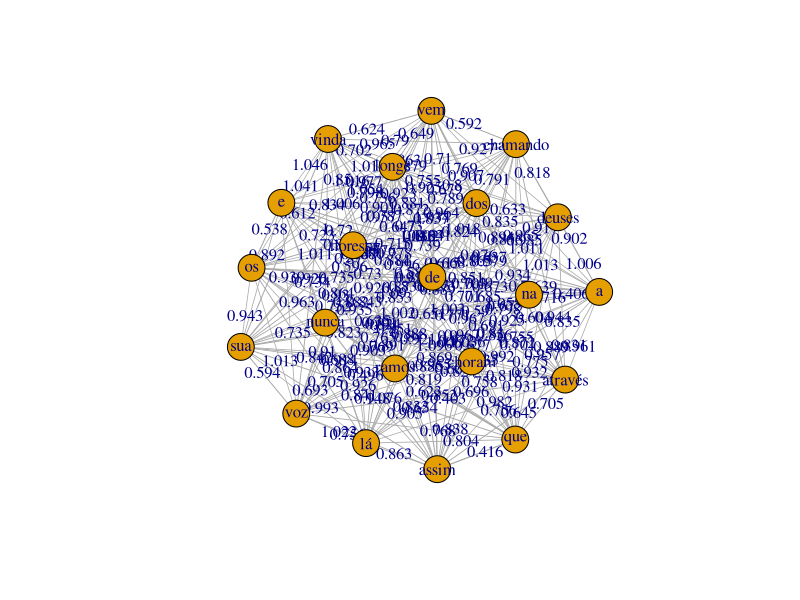

This chart was generated by the following R code:
# https://neo4j.com/docs/graph-data-science/current/algorithms/
# http://users.dimi.uniud.it/~massimo.franceschet/teaching/datascience/network/heterogeneity.html
# To do: remover stopwords 
#dist_matrix[colSums(!is.na(dist_matrix)) > 0]
## Load package
library(igraph)

full_matrix <- read.csv("corpora/distances.csv")
dist_matrix <- full_matrix[,2:ncol(full_matrix)] 
colnames(dist_matrix) <- full_matrix[,1]

g3 =  graph_from_adjacency_matrix(as.matrix(dist_matrix), 
                                  weighted=TRUE, mode="undirected",
                                  add.colnames = T)
E(g3)$width <- 1/(E(g3)$weight + min(E(g3)$weight,na.rm = T))
plot(g3,edge.label=round(E(g3)$weight,3),
     vertex.label=full_matrix[,1],
     edge.width=E(g3)$width)
distances(g3)
eigen_centrality(g3)
# raw harmonic centrality(node) = sum(1 / distance from node to every other node excluding itself)
harmonic_centrality(g3)
igraph::closeness(g3)

igraph::page_rank(g3)

#install.packages("janitor")
#df <- janitor::remove_empty(dist_matrix, 
#                            which = "cols")
